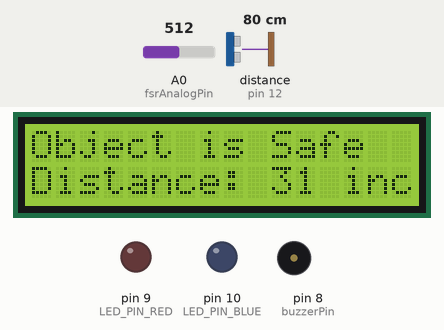
Bench run of a sketch on a simulated Arduino Uno, built with avr-gcc and run on an emulated ATmega328P. Parts: 16×2 character LCD, output pins drawn as LEDs (lit = HIGH), buzzer (waves = sounding, pin HIGH). Wiring (inferred from the names in the program): ultrasonic range finder: trigger pin 11; echo pin 12. Dashed ring = blinking. The inputs (shaded band) are chosen by the test bench; at power-on: A0 (fsrAnalogPin) = 512, distance to the obstacle (sensor on pin 12) 80 cm. The echo pulse lasts 58.3 µs per cm; pins used as bus, display or sensor lines are not drawn; what the sketch prints to the serial monitor is not drawn.

Above: at 6.6 s.
6.7 s: A0 (fsrAnalogPin) set to 132
11.4 s: A0 (fsrAnalogPin) set to 112
At 12.2 s:
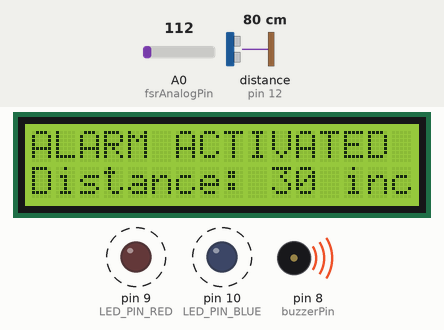
14.2 s: distance to the obstacle (sensor on pin 12) set to 41 cm
At 15.25 s:
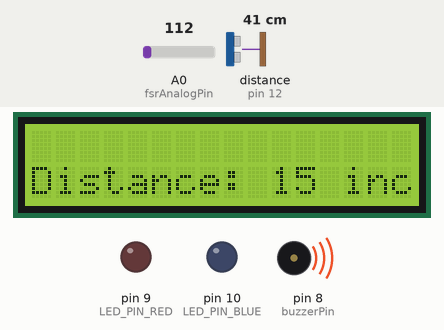
16.6 s: distance to the obstacle (sensor on pin 12) set to 34 cm
At 18.5 s:
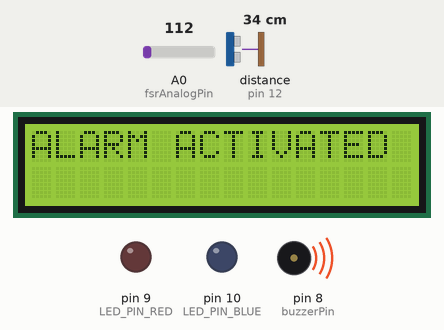
19.6 s: distance to the obstacle (sensor on pin 12) set to 30 cm
At 20.88 s:
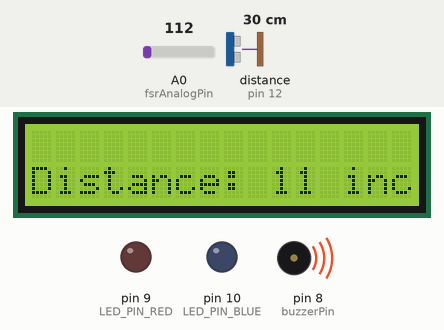
22.2 s: distance to the obstacle (sensor on pin 12) set to 24 cm
At 23.2 s:
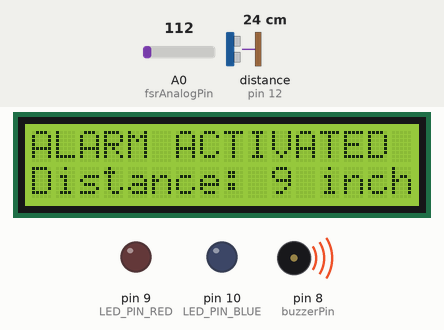
Timing chart, 0 to 27.9 s (numbered marks = the images above; inputs shaded):
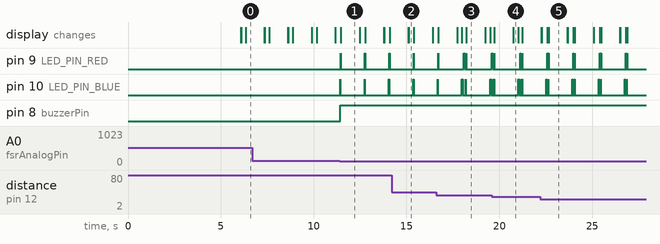

Measured:
- the behaviour switches between 120 and 119 on A0 (fsrAnalogPin) (found by bisection; images 0 and 1)
- the behaviour switches between 39 and 38 cm on distance to the obstacle (sensor on pin 12) (found by bisection; images 2 and 3)
- the behaviour switches between 27 and 26 cm on distance to the obstacle (sensor on pin 12) (found by bisection; images 4 and 5)
- after the input at 11.4 s, pin 9 (LED_PIN_RED): alternates HIGH for 0.01 s and LOW for 1.3 s, starting after 0.05 s; pin 10 (LED_PIN_BLUE): alternates HIGH for 0.01 s and LOW for 1.3 s, starting at once; pin 8 (buzzerPin): LOW → HIGH at once; the display: changes after 0.06 s (image 1)
- what the display in image 1 shows lasts 1.0 s, from 11.5 s to 12.5 s

The sketch:

code.ino
```cpp
#include <LiquidCrystal.h>
#define LED_PIN_BLUE 10
#define LED_PIN_RED 9


const int trigPin = 11;
const int echoPin = 12;
const int buzzerPin = 8;
int fsrAnalogPin = 0;
int fsrReading;
String input;
String pin = "0712";


long duration;
int distanceCm, distanceInch;

LiquidCrystal lcd(2,3,4,5,6,7);

void setup() {
  lcd.begin(16, 2);
  lcd.clear();
  pinMode(trigPin, OUTPUT);
  pinMode(echoPin, INPUT);
  Serial.begin(9600);
  pinMode(LED_PIN_BLUE, OUTPUT);
  pinMode(LED_PIN_RED, OUTPUT);
  pinMode(buzzerPin, OUTPUT);
  digitalWrite(buzzerPin, LOW);
  lcd.setCursor(0,0);
  lcd.print("Please Enter Pin!");
  Serial.println("Please Enter Your Pin.");
  delay(5000);

}

void loop() {


  String input = Serial.readString();

  if (input == "0712\n") {
    Serial.print("Correct");
    lcd.print("Correct!");
  } else {
    Serial.print("Incorrect");
 }

lcd.clear();

  digitalWrite(trigPin, LOW);
  delayMicroseconds(2);
  digitalWrite(trigPin, HIGH);
  delayMicroseconds(10);
  digitalWrite(trigPin, LOW);
  duration = pulseIn(echoPin, HIGH);
  distanceCm = duration * 0.034/2;
  distanceInch = duration * 0.0133 / 2;
  delay(10);


  lcd.setCursor(0,1);
  lcd.print("Distance: ");
  lcd.print(distanceInch);
  lcd.print(" inch");
  delay(250);

  if (distanceInch < 10) {
    lcd.setCursor(0,0);
    lcd.print("DO NOT TOUCH!");
    digitalWrite(LED_PIN_BLUE, HIGH);
    delay(25);
    digitalWrite(LED_PIN_BLUE, LOW);
    delay(25);
    digitalWrite(LED_PIN_RED, HIGH);
    delay(25);
    digitalWrite(LED_PIN_RED, LOW);
    delay(25);
  }else if (distanceInch < 15) {
    lcd.clear();
    lcd.print("WARNING!");
    digitalWrite(LED_PIN_BLUE, HIGH);
    delay(50);
    digitalWrite(LED_PIN_BLUE, LOW);
    delay(50);
    digitalWrite(LED_PIN_RED, HIGH);
    delay(50);
    digitalWrite(LED_PIN_RED, LOW);
    delay(50);

  }else {
    lcd.setCursor(0,0);
    lcd.print("Object is Safe");
  }

  fsrReading = analogRead(fsrAnalogPin);


  if (fsrReading >= 121) {
    digitalWrite(buzzerPin, LOW);
  } else if (fsrReading < 120) {
    digitalWrite(buzzerPin, HIGH);
    Serial.print("OBJECT STOLEN! Person Notified.");
    Serial.println(" ");
    lcd.setCursor(0,0);
    lcd.print("ALARM ACTIVATED");
     digitalWrite(LED_PIN_BLUE, HIGH);
    delay(10);
    digitalWrite(LED_PIN_BLUE, LOW);
    delay(10);
    digitalWrite(LED_PIN_RED, HIGH);
    delay(10);
    digitalWrite(LED_PIN_RED, LOW);
    delay(10);

  }

}
```
